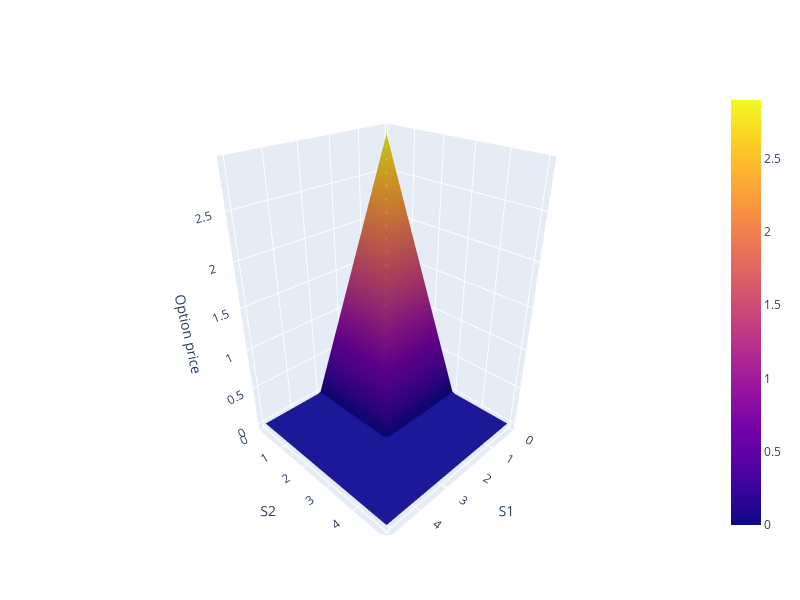

Write notebook code for a chart like this one.
### Code cell
fig = go.Figure(data = [go.Surface(
                                   x = Xgrid, y = Ygrid, 
    z = payoff_put_on_max(Xgrid, Ygrid, K), showscale = True, hidesurface=False)])
fig.update_layout(scene = {
            "xaxis": {"title": 'S1'},
            'yaxis': {'title': 'S2'},
            "zaxis": {'title': 'Option price'},
            'camera_eye': {"x": 1.6, "y": 1.6, "z": 1.3},
            "aspectratio": {"x": 1, "y": 1, "z": 1.5}
        }, autosize=False,
                  width=800, height=600,
                  margin=dict(l=65, r=50, b=65, t=90))
fig.show()

### Figure 1 — Plotly figure (JSON) as saved in the notebook; plotly's stock layout.template omitted (floating-point values rounded to 4 significant figures; data arrays with more than 128 entries replaced by an {"elided": "..."} marker saying what was removed)
{"data": [{"hidesurface": false, "showscale": true, "type": "surface", "x": {"elided": "40x40 float values"}, "y": {"elided": "40x40 float values"}, "z": {"elided": "40x40 float values"}}], "layout": {"autosize": false, "height": 600, "margin": {"b": 65, "l": 65, "r": 50, "t": 90}, "scene": {"aspectratio": {"x": 1, "y": 1, "z": 1.5}, "camera": {"eye": {"x": 1.6, "y": 1.6, "z": 1.3}}, "xaxis": {"title": {"text": "S1"}}, "yaxis": {"title": {"text": "S2"}}, "zaxis": {"title": {"text": "Option price"}}}, "width": 800}}
